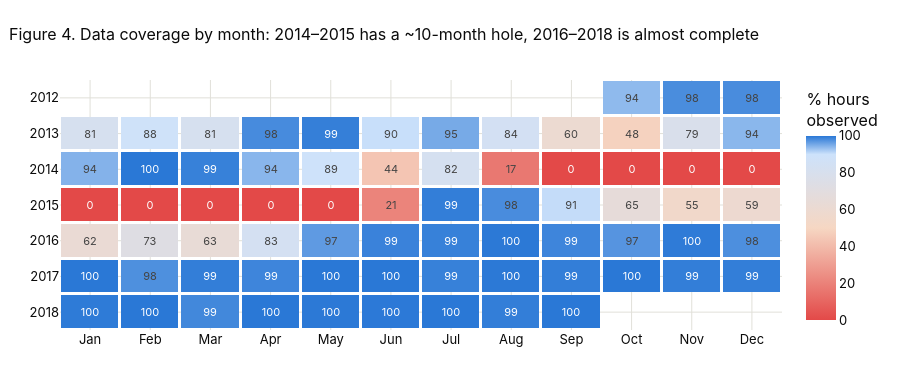

Notebook cell for this chart:
### Code cell
coverage = (~is_missing).resample("MS").mean() * 100
cov_grid = coverage.to_frame("pct").assign(year=coverage.index.year, month=coverage.index.month)
cov_grid = cov_grid.pivot(index="year", columns="month", values="pct").reindex(columns=range(1, 13))

fig = go.Figure(go.Heatmap(z=cov_grid.values, x=MONTH_LABELS, y=cov_grid.index.astype(str),
                           colorscale=[[0, RED], [0.5, "#f6d7c3"], [0.9, "#cde2fb"], [1, BLUE]], zmin=0, zmax=100,
                           text=[["" if np.isnan(v) else f"{v:.0f}" for v in row] for row in cov_grid.values],
                           texttemplate="%{text}", textfont=dict(size=11), xgap=3, ygap=3,
                           colorbar=dict(title="% hours<br>observed"),
                           hovertemplate="%{x} %{y}: %{z:.1f}% of hours observed<extra></extra>"))
fig.update_layout(title="Figure 4. Data coverage by month: 2014–2015 has a ~10-month hole, 2016–2018 is almost complete",
                  height=380, yaxis_autorange="reversed")
fig.show()

### Figure 1 — Plotly figure (JSON) as saved in the notebook; plotly's stock layout.template omitted (floating-point values rounded to 4 significant figures)
{"data": [{"colorbar": {"title": {"text": "% hours<br>observed"}}, "colorscale": [[0, "#e34948"], [0.5, "#f6d7c3"], [0.9, "#cde2fb"], [1, "#2a78d6"]], "hovertemplate": "%{x} %{y}: %{z:.1f}% of hours observed<extra></extra>", "text": [["", "", "", "", "", "", "", "", "", "94", "98", "98"], ["81", "88", "81", "98", "99", "90", "95", "84", "60", "48", "79", "94"], ["94", "100", "99", "94", "89", "44", "82", "17", "0", "0", "0", "0"], ["0", "0", "0", "0", "0", "21", "99", "98", "91", "65", "55", "59"], ["62", "73", "63", "83", "97", "99", "99", "100", "99", "97", "100", "98"], ["100", "98", "99", "99", "100", "100", "99", "100", "99", "100", "99", "99"], ["100", "100", "99", "100", "100", "100", "100", "99", "100", "", "", ""]], "textfont": {"size": 11}, "texttemplate": "%{text}", "type": "heatmap", "x": ["Jan", "Feb", "Mar", "Apr", "May", "Jun", "Jul", "Aug", "Sep", "Oct", "Nov", "Dec"], "xgap": 3, "y": ["2012", "2013", "2014", "2015", "2016", "2017", "2018"], "ygap": 3, "z": [[null, null, null, null, null, null, null, null, null, 93.81, 98.06, 98.12], [81.32, 88.39, 81.45, 98.19, 99.33, 90.28, 95.3, 84.14, 60.0, 48.39, 78.61, 94.09], [94.49, 100.0, 99.19, 94.17, 88.98, 43.61, 82.12, 16.53, 0.0, 0.0, 0.0, 0.0], [0.0, 0.0, 0.0, 0.0, 0.0, 20.69, 99.46, 98.12, 90.56, 65.46, 55.0, 59.01], [61.96, 73.13, 63.44, 83.47, 96.77, 99.03, 99.19, 99.87, 98.75, 97.31, 99.72, 97.85], [100.0, 97.77, 99.46, 98.75, 100.0, 100.0, 99.19, 99.87, 99.44, 100.0, 99.44, 99.46], [99.73, 100.0, 98.52, 100.0, 99.87, 99.86, 100.0, 99.46, 100.0, null, null, null]], "zmax": 100, "zmin": 0}], "layout": {"height": 380, "title": {"text": "Figure 4. Data coverage by month: 2014–2015 has a ~10-month hole, 2016–2018 is almost complete"}, "yaxis": {"autorange": "reversed"}}}
